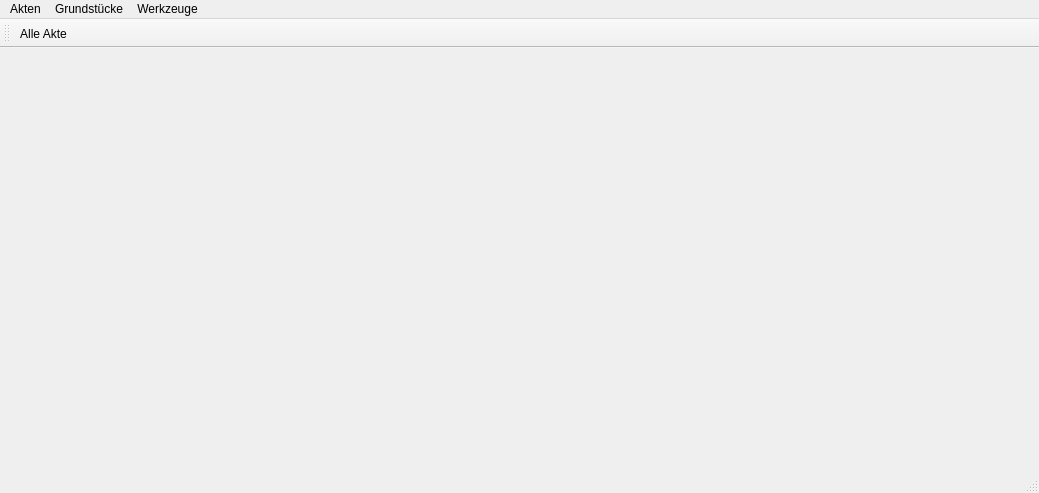
<?xml version="1.0" encoding="UTF-8"?>
<ui version="4.0">
 <class>MainWindow</class>
 <widget class="QMainWindow" name="MainWindow">
  <property name="geometry">
   <rect>
    <x>0</x>
    <y>0</y>
    <width>1039</width>
    <height>493</height>
   </rect>
  </property>
  <property name="windowTitle">
   <string>NÖ Alm- und Weidebuch</string>
  </property>
  <property name="iconSize">
   <size>
    <width>35</width>
    <height>35</height>
   </size>
  </property>
  <widget class="QWidget" name="centralWidget">
   <layout class="QGridLayout" name="gridLayout">
    <property name="leftMargin">
     <number>0</number>
    </property>
    <property name="topMargin">
     <number>0</number>
    </property>
    <property name="rightMargin">
     <number>0</number>
    </property>
    <property name="bottomMargin">
     <number>0</number>
    </property>
    <item row="0" column="0">
     <layout class="QHBoxLayout" name="uiMainHLay">
      <property name="spacing">
       <number>0</number>
      </property>
      <property name="sizeConstraint">
       <enum>QLayout::SetDefaultConstraint</enum>
      </property>
      <property name="topMargin">
       <number>0</number>
      </property>
     </layout>
    </item>
   </layout>
  </widget>
  <widget class="QMenuBar" name="menuBar">
   <property name="geometry">
    <rect>
     <x>0</x>
     <y>0</y>
     <width>1039</width>
     <height>21</height>
    </rect>
   </property>
   <widget class="QMenu" name="menuAkten">
    <property name="title">
     <string>Akten</string>
    </property>
    <addaction name="uiAkteAllAction"/>
   </widget>
   <widget class="QMenu" name="menuWerkzeuge">
    <property name="title">
     <string>Werkzeuge</string>
    </property>
    <addaction name="actionCutGstVersionKomplexe"/>
   </widget>
   <widget class="QMenu" name="menuGrundst_cke">
    <property name="title">
     <string>Grundstücke</string>
    </property>
    <addaction name="uiAactionAllMatchGst"/>
   </widget>
   <addaction name="menuAkten"/>
   <addaction name="menuGrundst_cke"/>
   <addaction name="menuWerkzeuge"/>
  </widget>
  <widget class="QToolBar" name="uiMainToolBar">
   <attribute name="toolBarArea">
    <enum>TopToolBarArea</enum>
   </attribute>
   <attribute name="toolBarBreak">
    <bool>false</bool>
   </attribute>
   <addaction name="uiAkteAllAction"/>
  </widget>
  <widget class="QStatusBar" name="statusBar"/>
  <action name="uiAkteAllAction">
   <property name="icon">
    <iconset resource="../resources.qrc">
     <normaloff>:/svg/resources/icons/akte.svg</normaloff>:/svg/resources/icons/akte.svg</iconset>
   </property>
   <property name="text">
    <string>Alle Akte</string>
   </property>
  </action>
  <action name="actionCutGstVersionKomplexe">
   <property name="text">
    <string>Verschnitt: Gst im AW-Buch und Komplexe</string>
   </property>
  </action>
  <action name="uiAactionAllMatchGst">
   <property name="text">
    <string>Alle zugeordeten Grundstücke</string>
   </property>
  </action>
 </widget>
 <layoutdefault spacing="6" margin="11"/>
 <resources>
  <include location="../resources.qrc"/>
 </resources>
 <connections/>
 <slots>
  <slot>createChild()</slot>
 </slots>
</ui>
